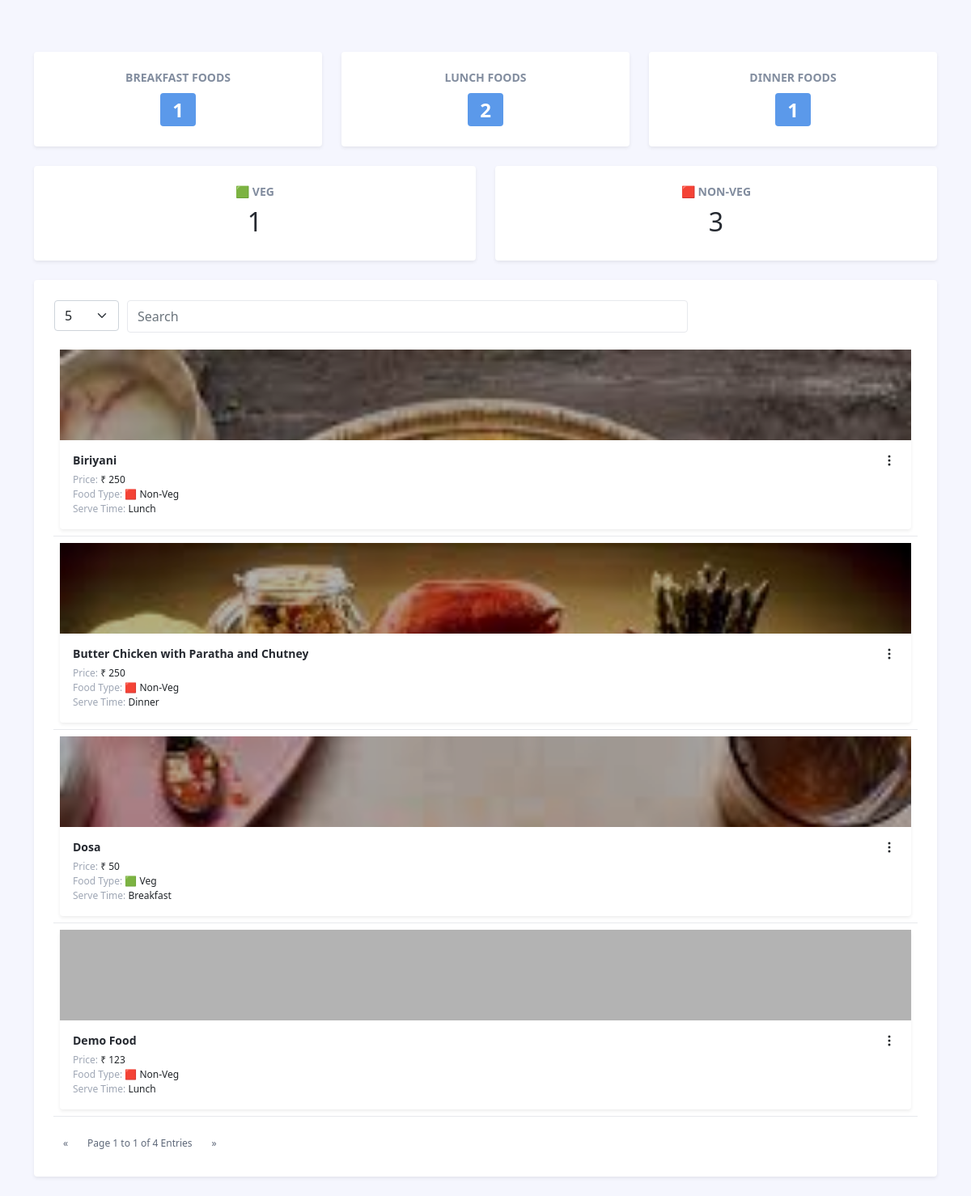
Page /vendor_app/myfoods.php?username=satyasweb1999@gmail.com on the committed database.
### tables this page shows
CREATE TABLE `food_items` (
  `id` int(100) NOT NULL,
  `food_name` varchar(100) NOT NULL,
  `vendor_id` int(100) NOT NULL,
  `food_type` int(3) NOT NULL,
  `serve_time` int(3) NOT NULL,
  `food_details` text NOT NULL,
  `food_price` double NOT NULL,
  `created_on` datetime NOT NULL DEFAULT current_timestamp(),
  `created_by` varchar(100) NOT NULL DEFAULT 'SELF',
  `modified_on` datetime NOT NULL DEFAULT current_timestamp() ON UPDATE current_timestamp(),
  `modified_by` varchar(100) NOT NULL DEFAULT 'SELF',
  `is_deleted` int(2) NOT NULL DEFAULT 0,
  `is_available` int(2) NOT NULL DEFAULT 1
);

CREATE TABLE `food_images` (
  `id` int(100) NOT NULL,
  `food_id` int(100) NOT NULL,
  `food_img` varchar(200) NOT NULL,
  `upload_on` datetime NOT NULL DEFAULT current_timestamp()
);

### public_html/vendor_app/myfoods.php (the view, shortened to what this page needs)
<?php
include ('../conn.php');
?>
<!DOCTYPE html>
<html lang="en">
<head>
    <link id="theme-style" rel="stylesheet" href="assets/css/portal.css">
</head>
<body class="app">
    <div class="app-wrapper">
	    <div class="app-content mt-5">
		    <div class="container">
			    <?php
                    $dinner = $lunch = $breakfast = $veg = $nonveg = 0;
                    $sql = "SELECT * FROM food_items WHERE vendor_id = '".$_SESSION["userdata"]["id"]."' AND is_deleted = 0 ";
                    $result = $conn->query($sql);
                    if ($result->num_rows > 0) {
                        while($row = $result->fetch_assoc()) {
                            if($row['food_type'] == 1)
                            {
                                $veg++;
                            }
                            if($row['food_type'] == 2)
                            {
                                $nonveg++;
                            }
                            if($row['serve_time'] == 1)
                            {
                                $breakfast++;
                            }
                            if($row['serve_time'] == 2)
                            {
                                $lunch++;
                            }
                            if($row['serve_time'] == 3)
                            {
                                $dinner++;
                            }
                        }
                    }
                ?>
			    <div class="row g-4 mb-4">
                    <div class="col-4 col-lg-4">
					    <div class="app-card app-card-stat shadow-sm h-100">
						    <div class="app-card-body p-3 p-lg-4">
							    <h4 class="stats-type mb-1">Breakfast Foods</h4>
							    <div class="stats-figure"><span class="badge bg-info"><?php echo $breakfast; ?></span></div>
				            </div>
					    </div>
				    </div>
                    <div class="col-4 col-lg-4">
					    <div class="app-card app-card-stat shadow-sm h-100">
						    <div class="app-card-body p-3 p-lg-4">
							    <h4 class="stats-type mb-1">Lunch Foods</h4>
							    <div class="stats-figure"><span class="badge bg-info"><?php echo $lunch; ?></span></div>
				            </div>
					    </div>
				    </div>
				    <div class="col-4 col-lg-4">
					    <div class="app-card app-card-stat shadow-sm h-100">
						    <div class="app-card-body p-3 p-lg-4">
							    <h4 class="stats-type mb-1">Dinner Foods</h4>
								<div class="stats-figure"><span class="badge bg-info"><?php echo $dinner; ?></span></div>
						    </div>
					    </div>
				    </div>
                </div>
             <div class="row g-4 mb-4">
				    <div class="col-6 col-lg-6">
					    <div class="app-card app-card-stat shadow-sm h-100">
						    <div class="app-card-body p-3 p-lg-4">
							    <h4 class="stats-type mb-1">🟩 Veg</h4>
								<div class="stats-figure"><?php echo $veg; ?></div>
						    </div>
					    </div>
				    </div>
				    <div class="col-6 col-lg-6">
					    <div class="app-card app-card-stat shadow-sm h-100">
						    <div class="app-card-body p-3 p-lg-4">
							    <h4 class="stats-type mb-1">🟥 Non-Veg</h4>
							    <div class="stats-figure"><?php echo $nonveg; ?></div>
						    </div>
					    </div>
				    </div>
			    </div>
                <div class="row g-4 mb-4">
			        <div class="col-12 col-lg-12">
				        <div class="app-card app-card-chart h-100 shadow-sm">
					        <div class="app-card-body p-3 p-lg-4">
						        <div class="chart-container">
								<div class="table-responsive">
				<table class="table app-table-hover" id="myTable" >
					<thead>
					</thead>
					<tbody>
<?php
$result = $conn->query($sql);
if ($result->num_rows > 0) {
while($row = $result->fetch_array()) {
			$sql_food_img = "SELECT * FROM food_images WHERE food_id = '".$row['id']."' ";
			$result_food_img = $conn->query($sql_food_img);
			if ($result_food_img->num_rows > 0) {
				$row_food_img = $result_food_img->fetch_assoc();
				$food_img = $row_food_img['food_img'];
			}
			else
			{
				$food_img = 'test.jpg';
			}
?>
						<tr>
							<td>
							<div class="app-card app-card-doc shadow-sm h-100">
						    <div class="app-card-thumb-holder p-3">
								<div class="app-card-thumb">
	                                <img class="thumb-image" src="uploads/food/<?php echo $food_img; ?>" alt="">
	                            </div>
						    </div>
						    <div class="app-card-body p-3 has-card-actions">
							    <h4 class="app-doc-title truncate mb-0"><?php echo $row['food_name']; ?></h4>
							    <div class="app-doc-meta">
								    <ul class="list-unstyled mb-0">
										<li><span class="text-muted">Price:</span> ₹ <?php echo $row['food_price']; ?></li>
										<li><span class="text-muted">Food Type:</span> <?php if($row['food_type'] == 1) { echo '🟩 Veg'; }  else { echo '🟥 Non-Veg'; } ?></li>
									    <li><span class="text-muted">Serve Time:</span> <?php if($row['serve_time'] == 1) { echo 'Breakfast'; } else if($row['serve_time'] == 2) { echo 'Lunch'; } else { echo 'Dinner'; } ?></li>
								    </ul>
							    </div>
							    <div class="app-card-actions">
								    <div class="dropdown">
									    <div class="dropdown-toggle no-toggle-arrow" data-bs-toggle="dropdown" aria-expanded="false">
										    <svg width="1em" height="1em" viewBox="0 0 16 16" class="bi bi-three-dots-vertical" fill="currentColor" xmlns="http://www.w3.org/2000/svg">
			  <path fill-rule="evenodd" d="M9.5 13a1.5 1.5 0 1 1-3 0 1.5 1.5 0 0 1 3 0zm0-5a1.5 1.5 0 1 1-3 0 1.5 1.5 0 0 1 3 0zm0-5a1.5 1.5 0 1 1-3 0 1.5 1.5 0 0 1 3 0z"/>
			</svg>
									    </div>
								    </div>
						        </div>
						    </div>
						</div>
                        </div>
<?php }  } else { ?>
<tr><td>No food found</td></tr>
<?php } ?>
			</div>
						        </div>
					        </div>
				        </div>
			        </div>
</body>
</html>

### rows in the picture
food_items: food_images.food_img (picture), food_name "Biriyani", food_price "250", food_type "🟥 Non-Veg", serve_time "Lunch"
food_items: food_images.food_img (picture), food_name "Butter Chicken with Paratha and Chutney", food_price "250", food_type "🟥 Non-Veg", serve_time "Dinner"
food_items: food_images.food_img (picture), food_name "Dosa", food_price "50", food_type "🟩 Veg", serve_time "Breakfast"
food_items: food_images.food_img (picture), food_name "Demo Food", food_price "123", food_type "🟥 Non-Veg", serve_time "Lunch"

### other values in the picture
$breakfast "1"
$lunch "2"
$dinner "1"
$veg "1"
$nonveg "3"
